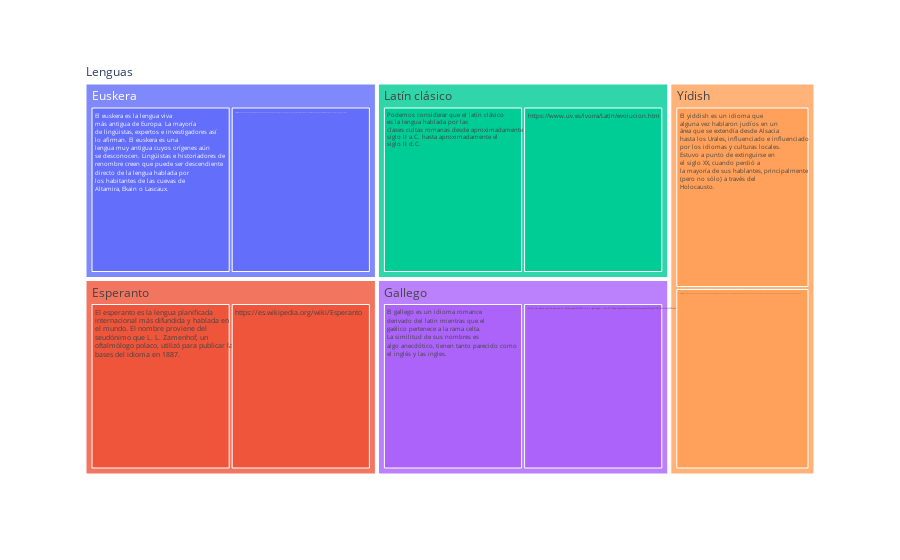

The notebook cell this image was saved under:
### Markdown cell above
## ¿Qué lenguas nos sorprenden?

### Code cell
fig.show()

### Figure 1 — Plotly figure (JSON) as saved in the notebook; plotly's stock layout.template omitted (floating-point values rounded to 4 significant figures)
{"data": [{"domain": {"x": [0, 1], "y": [0, 1]}, "hovertemplate": "label=%{label}<br>parent=%{parent}<extra></extra>", "labels": ["Lenguas", "Euskera", "Esperanto", "Latín clásico", "Gallego", "Yídish", "El euskera es la lengua viva<br>más antigua de Europa. La mayoría<br>de lingüistas, expertos e investigadores así<br>lo afirman. El euskera es una<br>lengua muy antigua cuyos orígenes aún<br>se desconocen. Lingüistas e historiadores de<br>renombre creen que puede ser descendiente<br>directo de la lengua hablada por<br>los habitantes de las cuevas de<br>Altamira, Ekain o Lascaux.", "El esperanto es la lengua planificada<br>internacional más difundida y hablada en<br>el mundo. El nombre proviene del<br>seudónimo que L. L. Zamenhof, un<br>oftalmólogo polaco, utilizó para publicar las<br>bases del idioma en 1887.", "Podemos considerar que el latín clásico<br>es la lengua hablada por las<br>clases cultas romanas desde aproximadamente el<br>siglo II a.C. hasta aproximadamente el<br>siglo II d.C.", "El gallego es un idioma romance<br>derivado del latín mientras que el<br>gaélico pertenece a la rama celta.<br>La similitud de sus nombres es<br>algo anecdótico, tienen tanto parecido como<br>el inglés y las ingles.", "El yiddish es un idioma que<br>alguna vez hablaron judíos en un<br>área que se extendía desde Alsacia<br>hasta los Urales, influenciado e influenciado<br>por los idiomas y culturas locales.<br>Estuvo a punto de extinguirse en<br>el siglo XX, cuando perdió a<br>la mayoría de sus hablantes, principalmente<br>(pero no sólo) a través del<br>Holocausto.", "https://www.bizkaiatalent.eus/en/pais-vasco-te-espera/senas-de-identidad/euskera-antigua-europa/#:~:text=Euskera%20is%20the%20oldest%20living,of%20Altamira%2C%20Ekain%20or%20Lascaux", "https://es.wikipedia.org/wiki/Esperanto", "https://www.uv.es/ivorra/Latin/evolucion.htm", "https://es.quora.com/Se-parecen-el-idioma-ga%C3%A9lico-y-el-gallego#:~:text=El%20gallego%20es%20un%20idioma,el%20ingl%C3%A9s%20y%20las%20ingles", "https://www.europarl.europa.eu/thinktank/en/document/EPRS_BRI(2022)698881#:~:text=Yiddish%20is%20a%20language%20once,not%20only%20%E2%80%93%20through%20the%20Holocaust"], "name": "", "parents": ["", "Lenguas", "Lenguas", "Lenguas", "Lenguas", "Lenguas", "Euskera", "Esperanto", "Latín clásico", "Gallego", "Yídish", "Euskera", "Esperanto", "Latín clásico", "Gallego", "Yídish"], "type": "treemap"}], "layout": {"autosize": true, "legend": {"tracegroupgap": 0}, "margin": {"t": 60}}}
